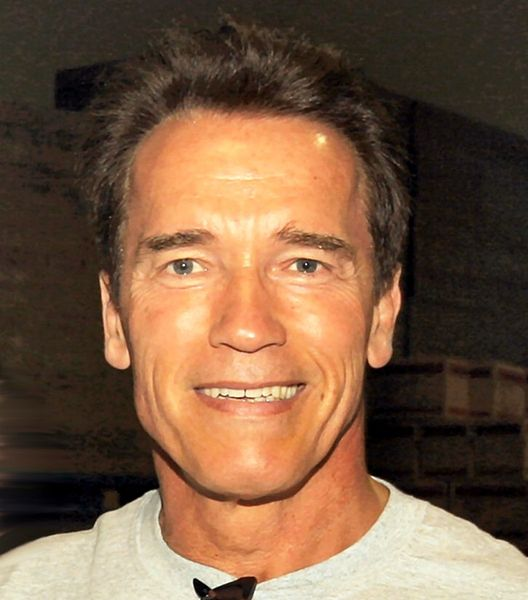
#> input picture src/arnie.jpg, 528 x 600 px
$ jupyter execute --allow-errors FeatureExtractor.ipynb   (Python 2 division)   (older library calls are emulated)
#> lines starting #> are read from the running program, lines starting #| are printed output that depends on the picture; after the words box and inside, x2 and y2 are one past the last pixel; in counts of white or black regions, pixels touching at a corner belong together
[cell 1]
import cv2
import numpy as np
import matplotlib.pyplot as plt
import os
from PIL import Image

[cell 2]
face_cascade = cv2.CascadeClassifier('haarcascade_frontalface_default.xml')
eye_cascade = cv2.CascadeClassifier('haarcascade_eye.xml')
smile_cascade = cv2.CascadeClassifier('haarcascade_smile.xml')

[cell 3]
img = cv2.imread('arnie.jpg')
#> img is the input picture: shape (600, 528, 3); mean B, G, R 66.6, 90, 119.9
gray = cv2.cvtColor(img, cv2.COLOR_BGR2GRAY)
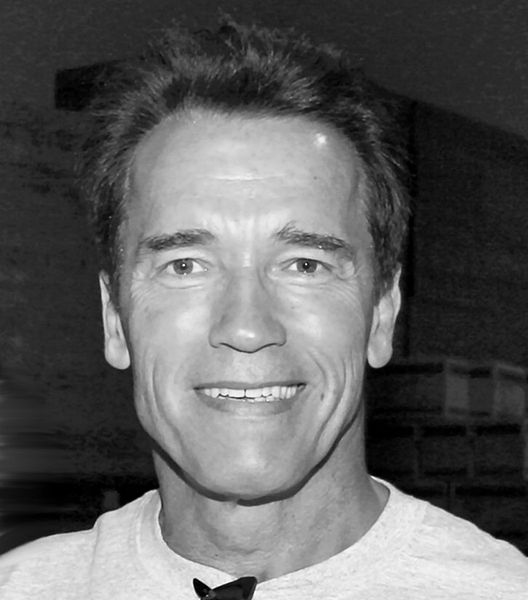
#> gray: shape (600, 528); min 0, max 254, mean 96.3

faces = face_cascade.detectMultiScale(gray, 1.1, 5)
#> faces = [[82, 133, 327, 327]]

for (x,y,w,h) in faces:
    cv2.rectangle(img,(x,y),(x+w,y+h),(255,0,0),2)
    roi_gray = gray[y:y+h, x:x+w]
    roi_color = img[y:y+h, x:x+w]
    eyes = eye_cascade.detectMultiScale(roi_gray)
    #smiles = smile_cascade.detectMultiScale(roi_color)

    for (ex,ey,ew,eh) in eyes:
         cv2.rectangle(roi_color,(ex,ey),(ex+ew,ey+eh),(0,255,0),2)
#> this loop made 1 pass
#> (x, y, w, h, eyes) on pass 1: (82, 133, 327, 327, [[71, 107, 52, 52], [196, 109, 49, 49]])
#> pass 1, `roi_gray = gray[y:y+h, x:x+w]`:
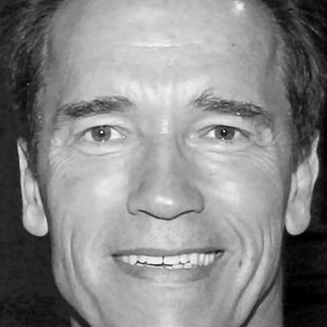
#> roi_gray: shape (327, 327); min 0, max 253, mean 135.8
#> pass 1, `roi_color = img[y:y+h, x:x+w]`:
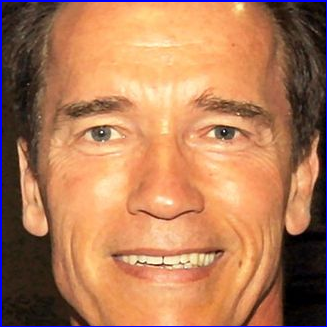
#> roi_color: shape (327, 327, 3); mean B, G, R 87.4, 122.7, 177.6
#> after the loop:
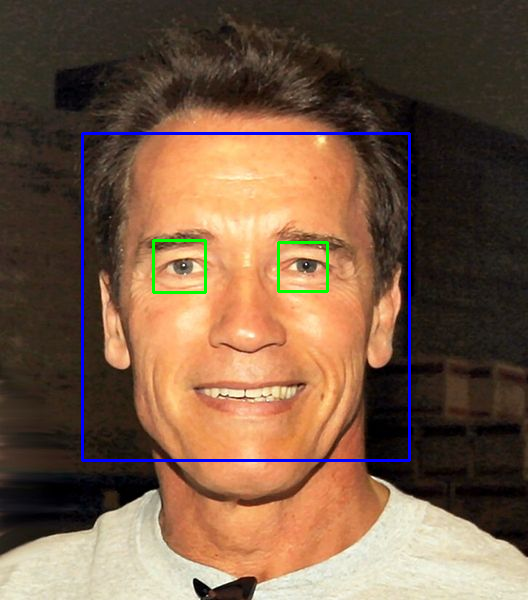
#> img: shape (600, 528, 3); 1.62% of pixels changed, all inside (x1, y1, x2, y2) = (81, 132, 411, 462)
#> after the loop:
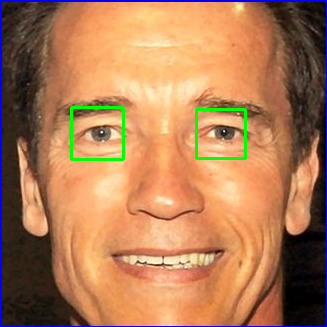
#> roi_color: shape (327, 327, 3); 1.13% of pixels changed, all inside (x1, y1, x2, y2) = (70, 106, 247, 161)

    #for (sx,sy,sw,sh) in smiles:
    #     cv2.rectangle(roi_color,(sx,sy),(sx+sw,sy+sh),(255,0,255),2)

cv2.imshow('img',img)
cv2.waitKey(0)
cv2.destroyAllWindows()

[cell 4]
img = cv2.imread('Image.png')
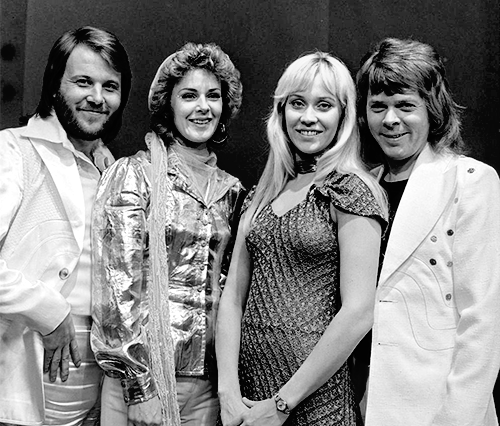
#> input picture src/Image.png, 500 x 426 px
#> img is the input picture: shape (426, 500, 3); min 0, max 255, mean 130.8
faceCascade = cv2.CascadeClassifier("haarcascade_frontalface_default.xml")

#image = cv2.imread('Image.png')
gray = cv2.cvtColor(img, cv2.COLOR_BGR2GRAY)
#> gray: shape (426, 500)

# Detect faces in the image
faces = faceCascade.detectMultiScale(
    gray,
    scaleFactor=1.1,
    minNeighbors=5,

)
#> faces = [[168, 70, 66, 66], [56, 55, 75, 75], [267, 69, 87, 87], [354, 78, 74, 74]]

print "Found {0} faces!".format(len(faces))
#| Found 4 faces!

# Draw a rectangle around the faces
for (x, y, w, h) in faces:
    cv2.rectangle(img, (x, y), (x+w, y+h), (0, 255, 0), 2)
#> this loop made 4 passes
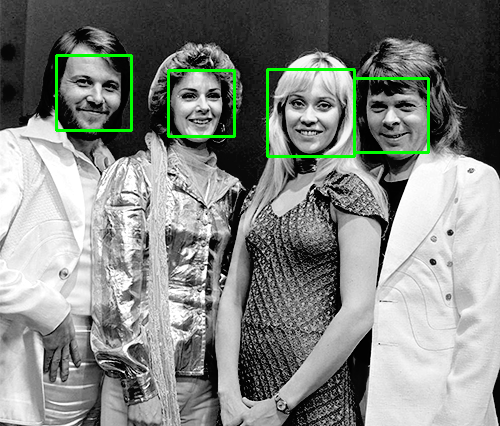
#> img: shape (426, 500, 3); 1.59% of pixels changed, all inside (x1, y1, x2, y2) = (55, 54, 430, 158)
    #cv2.imshow("Adding faces to traning set...", img[y: y + h, x: x + w])

cv2.imshow("Faces found", img)
cv2.waitKey(0)
cv2.destroyAllWindows()

[cell 5]
path = './Images'
#> (the rest of this cell did not finish here and is left out)

#> (a cell that did not finish here is left out)

[cell 7]
x
#> Out = 354

[cell 8]
from PIL import Image, ImageFilter
#Read image
im = Image.open( 'ankitanarula.jpg' )
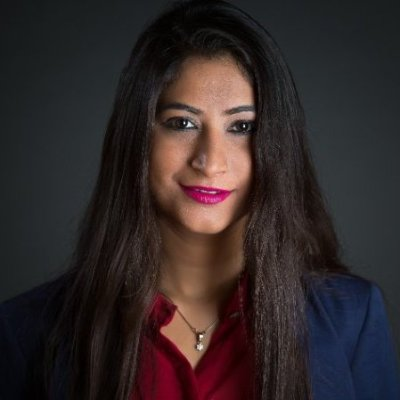
#> input picture src/ankitanarula.jpg, 400 x 400 px
#> im is the input picture: PIL image 400x400 RGB; mean R, G, B 49.4, 39.7, 40.2
#Display image
im.show()

#Applying a filter to the image
im_sharp = im.filter( ImageFilter.SHARPEN )
#Saving the filtered image to a new file
im_sharp.save( 'image_sharpened.jpg', 'JPEG' )

#Splitting the image into its respective bands, i.e. Red, Green,
#and Blue for RGB
r,g,b = im_sharp.split()
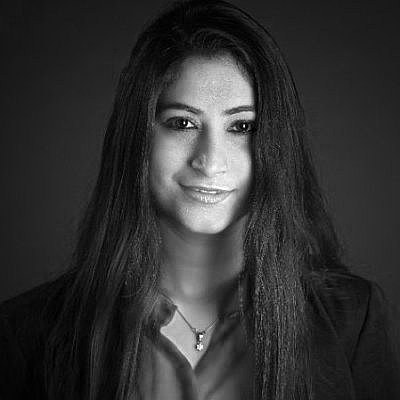
#> r: PIL image 400x400 L; min 0, max 255, mean 49.5
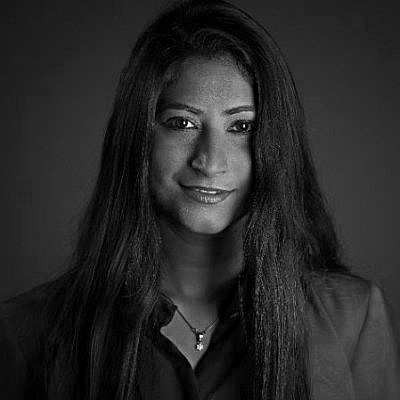
#> b: PIL image 400x400 L; min 0, max 255, mean 40.3

#Viewing EXIF data embedded in image
exif_data = im._getexif()
exif_data

[cell 9]
from PIL import Image
import glob, os

size = 128, 128

for infile in glob.glob("*.jpg"):
    file, ext = os.path.splitext(infile)
    im = Image.open(infile)
    im.thumbnail(size, Image.ANTIALIAS)
#> im: PIL image 128x128 RGB
    im.save(file + ".thumbnail", "JPEG")
#> pass 2 of the loop `for infile in glob.glob("*.jpg"):`:
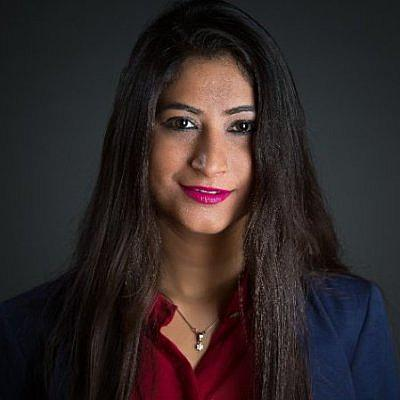
#> input picture src/ankitanarula1.jpg, 400 x 400 px
#> im is the input picture: PIL image 400x400 RGB; mean R, G, B 49, 39.4, 39.9
#> `im.thumbnail(size, Image.ANTIALIAS)`:
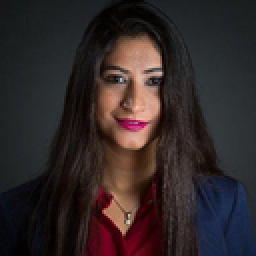
#> im: PIL image 128x128 RGB (shown 2 times larger); mean R, G, B 49, 39.4, 39.9
